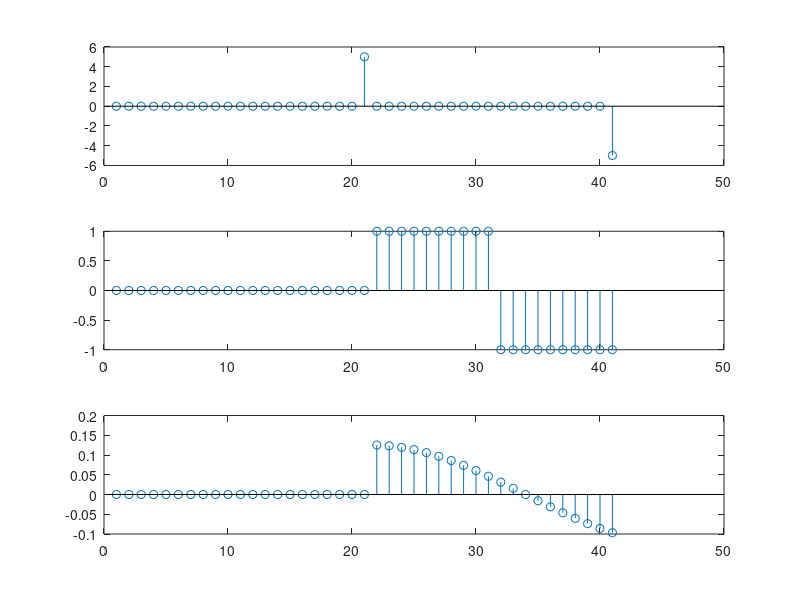

Write the MATLAB code that produced this figure.
n= -20:20;
a = [1 0];
b = [1 -1];
u = n >= 0;
u1 = n >= 10;
u2 = n >= 20;
u3 = n >= 100;
u4 = u- u2;
u5 = u - u1;
u6 = u1 - u2;
u7 = u - u3;
x1 = 5.*u4;
y1 = filter(b,a,x1);
x2 = n.*u5 + (20-n).*u6;
y2 = filter(b,a,x2);
x3 = sin(pi*n*(1/25)).*u7;
y3 = filter(b,a,x3);
k = -40:40;
subplot(3,1,1);
stem(y1);
subplot(3,1,2);
stem(y2);
subplot(3,1,3);
stem(y3);
